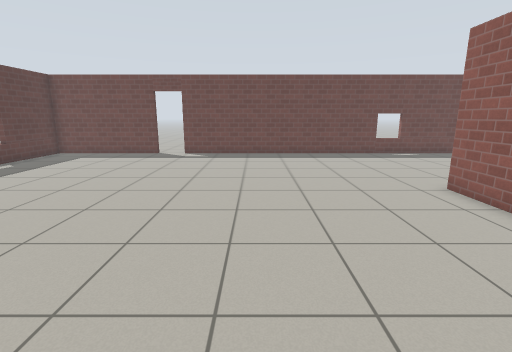
[1] (above)

12 first-person views from a walk through a world built for the Gazebo simulator. The camera is 1.2 m above the floor, tilts 12° down and sees 85° across. The floor is counted in squares, 0.5 m on a side. Each view is taken from the middle of a square. On the plan, view 1 faces up. The plan holds only what a view shows up to about 18 squares ahead; the rest is blank. Gazebo's built-in surfaces are drawn with simple patterns.

[2]
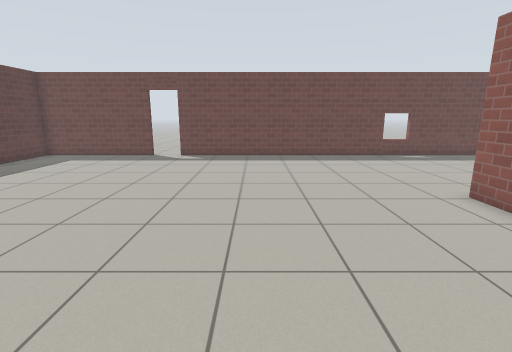

[3]
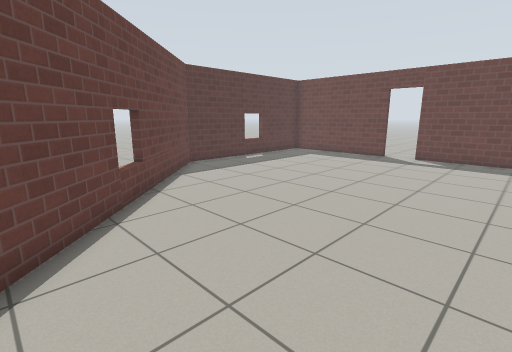

[4]
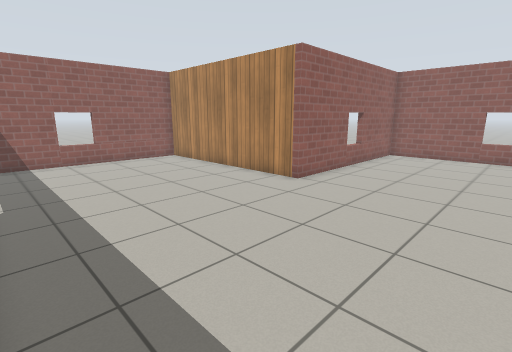

[5]
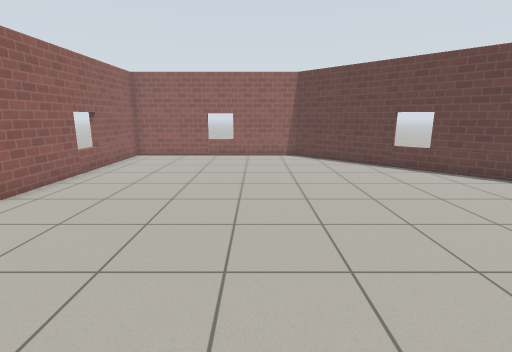

[6]
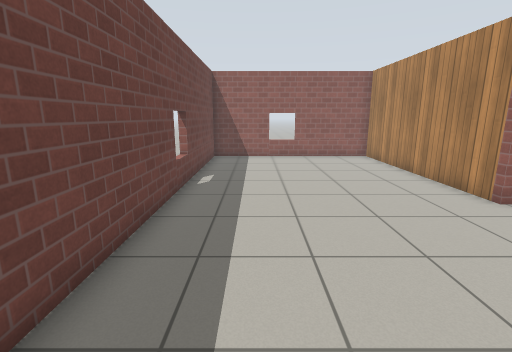

[7]
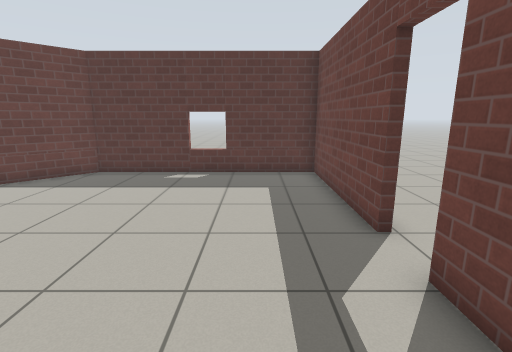

[8]
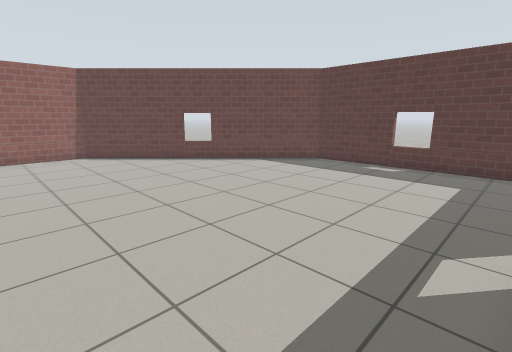

[9]
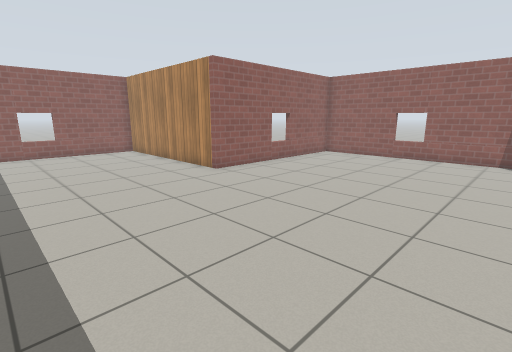

[10]
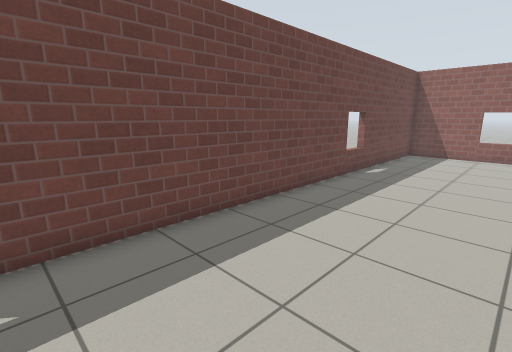

[11]
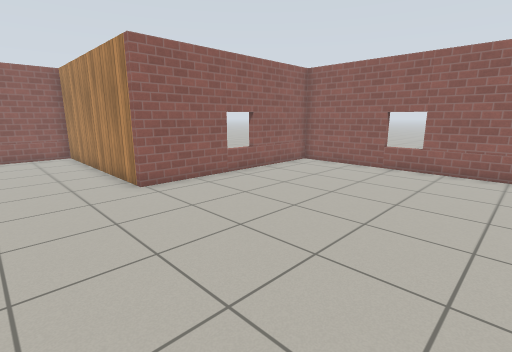

[12]
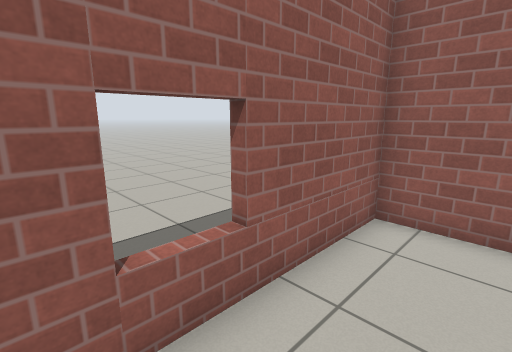

### Floor plan
Points are (right, up) in squares from view 1. A wall is a line through its corners. A room is listed if a view was taken in it or the views show most of it. See-through windows are left out.
Room 1 (views 1, 2, 3, 4, 5, 6, 7, 8, 9, 10, 11, 12)
walls: (-6.5, 18.6) (-13.1, 18.6) (-13.1, 9.1) (-3.5, -0.5) (6.5, -0.5) (6.5, 9.2) (16.2, 9.2) (16.2, 18.6) (-4.8, 18.6)
ways out: open door at (-5.5, 19)

Positions as (right, up) in squares from view 1, and headings:
1: (0, 0), facing up
2: (0, 1), facing up
3: (0, 1), facing up-left
4: (0, 18), facing down-right
5: (-1, 17), facing down
6: (-1, 16), facing right
7: (-1, 16), facing left
8: (1, 18), facing down-left
9: (-4, 17), facing down-right
10: (-3, 13), facing up-right
11: (-3, 13), facing down-right
12: (4, 6), facing down-right
